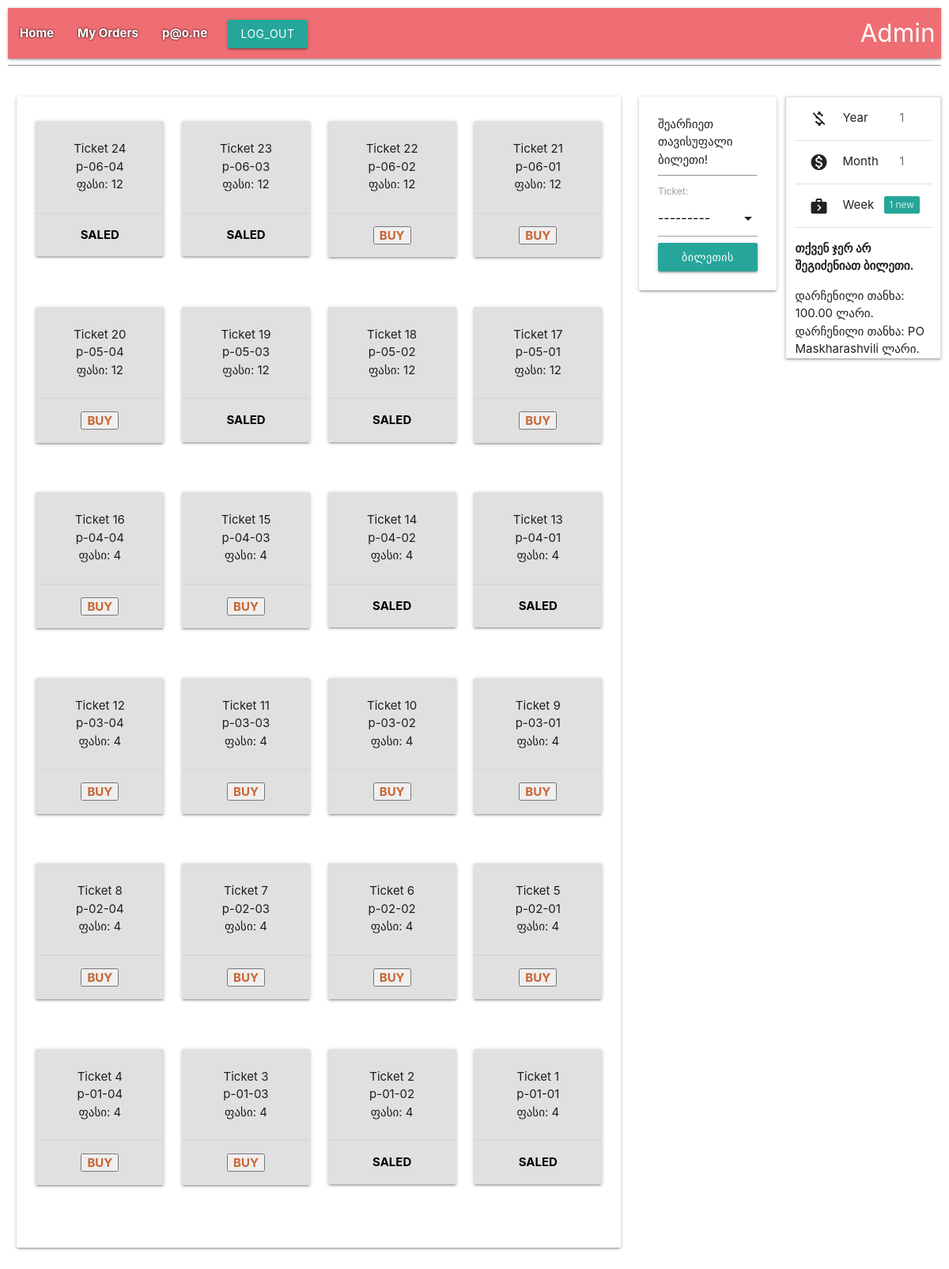
The page /personal/ (signed in) on the database its author committed.
### user/models.py (models this page shows)
class User(AbstractUser):
    username = None
    email = models.EmailField(_('email address'), unique=True)
    salary = models.DecimalField(
        max_digits=8, decimal_places=2,
        verbose_name=_('Salary'), help_text='in Lari)', default=Decimal(100)
    )
    phone_number = models.CharField(max_length=50, verbose_name=_('Phone Number'))
    objects = UserManager()
    USERNAME_FIELD = 'email'
    REQUIRED_FIELDS = []
    def __str__(self):
        return self.get_full_name()
    class Meta:
        verbose_name = _('Employee')
        verbose_name_plural = _('Employees')

### tickets/models.py (models this page shows)
class Ticket(models.Model):
    name = models.CharField(max_length=24, verbose_name='Name')
    start_time = models.DateTimeField(verbose_name='Start time', default=datetime(2021, 2, 3))
    end_time = models.DateTimeField(verbose_name="End time", default=datetime(2021, 2, 4))
    code = models.IntegerField(unique=True)
    price = models.IntegerField(default=12)
    class StatusType(TextChoices):
        FREE = 'Free', _("Free")
        SALED = 'Saled', _("Saled")
    status = models.CharField(max_length=5, choices=StatusType.choices, default=StatusType.FREE)
    def __str__(self):
        return f'{self.name} - {self.status}'
    class Meta:
        verbose_name = _('Ticket')
        verbose_name_plural = _('Tickets')

### tickets/views.py (the view, shortened to what this page needs)
# urls.py: path('personal/', lr(personal), name='personal'),
def personal(request: WSGIRequest) -> HttpResponse:
    order_form = OrderModelForm1()
    q1 = request.POST.get('ticket')
    personal_page: User = get_object_or_404(User.objects.all(), pk=request.user.id)
    last: Order = personal_page.orders.all().order_by('-sale_date')
    if len(last) > 0:
        last = last[0]
    now = timezone.now()
    person_salary_info = personal_page.orders.all().annotate(
        earned_per_order=Sum('t_price')
        ).aggregate(
        earned_money_year=Sum(
            'earned_per_order',
            filter=Q(sale_date__gte=now - timezone.timedelta(days=365))
        ),
        washed_last_year=Count(
            'id',
            filter=Q(sale_date__gte=now - timezone.timedelta(days=365))
        ),
        earned_money_month=Sum(
            'earned_per_order',
            filter=Q(sale_date__gte=now - timezone.timedelta(weeks=4))
        ),
        washed_last_month=Count(
            'id',
            filter=Q(sale_date__gte=now - timezone.timedelta(weeks=4))
        ),
        earned_money_week=Sum(
            'earned_per_order',
            filter=Q(sale_date__gte=now - timezone.timedelta(days=7))
        ),
        washed_last_week=Count(
            'id',
            filter=Q(sale_date__gte=now - timezone.timedelta(days=7))
        ),
    )
    ticket_list = Ticket.objects.all().order_by('-pk')
    return render(request, template_name='tickets/personal.html', context={
        'form': order_form,
        'personal': personal_page,
        'ticket_list': ticket_list,
        'last': last,
        **person_salary_info,
    })

### tickets/forms.py
class OrderModelForm1(forms.ModelForm):
    class Meta:
        widgets = {'sale_date': DateTimeInput()}
        model = Order
        fields = ('ticket',)
    def __init__(self, *args, **kwargs):
        super(OrderModelForm1, self).__init__(*args, **kwargs)
        self.fields['ticket'].queryset = Ticket.objects.filter(status = 'Free')

### templates/tickets/personal.html (shortened to what this page needs)
{% extends 'base.html' %}
{% block content %}
<hr>
<div class="row"></div>
<div class="row">
    <div class="col s12 m8 l8">
        <div class="card">
            <div class="card-content">
                {% for ticket in ticket_list %}
                {% if forloop.counter0|divisibleby:4 %}
                <div class="row">
                    {% endif %}
                    <div class="col s12 m3 l3 center">
                        <div class="row">
                            <div class="col s12">
                                <div class="card" style="background-color: #e0e0e0;">
                                    <div class="card-content">
                                        <p>Ticket {{ ticket.pk }}</p>
                                        <p>{{ ticket.name }}</p>
                                        <p>ფასი: {{ ticket.price }}</p>
                                    </div>
                                    <div class="card-action">
                                        {% if ticket.orders %}
                                            {% if ticket.orders.user == request.user %}
                                            <form action="{% url 'tickets:return_ticket' %}" method="post">
                                                {% csrf_token %}
                                                <input type="hidden" name="return_ticket" value="{{ ticket.pk }}">
                                                <input type="hidden" name="action" value="">
                                                <input type="submit" style="color:rgb(200,100,50); font-weight: bold;" name="return_back" value="RETURN">
                                            </form>
                                            {% else %}
                                                <span style="color: rgb(0,0,0); font-weight: bold;">SALED</span>
                                            {% endif %}
                                        {% else %}
                                            <form action="{% url 'tickets:personal' %}" method="post">
                                                <input type="submit" style="color:rgb(200,100,50); font-weight: bold;" name="buy" value="BUY">
                                            </form>
                                        {% endif %}
                                    </div>
                                </div>
                            </div>
                        </div>
                    </div>
                    {% if forloop.counter|divisibleby:4 or forloop.last %}
                </div>
                {% endif %}
                {% endfor %}
            </div>
        </div>
    </div>
    <div class="col s12 m2">
        <div class="card">
            <div class="card-content">
                <p>შეარჩიეთ თავისუფალი ბილეთი!</p>
                <hr>
                <form action="{% url 'tickets:personal' %}" method="post">
                    {{ form.as_p }}
                    <div style="text-align:center">
                        <button class="btn waves-effect waves-light" type="submit" name="action">
                            ბილეთის შეძენა
                        </button>
                    </div>
                </form>
            </div>
        </div>
    </div>
    <div class="col s12 m2">
        <div class="row">
            <div class="card-content">
                <ul class="col s12 collapsible">
                    <li>
                        <div class="collapsible-header">
                            <i class="material-icons">money_off</i>
                            Year
                            <span class="badge">1</span></div>
                    </li>
                    <li>
                        <div class="collapsible-header">
                            <i class="material-icons">monetization_on</i>
                            Month
                            <span class="badge">1</span></div>
                    </li>
                    <li>
                        <div class="collapsible-header">
                            <i class="material-icons">next_week</i>
                            Week
                            <span class="new badge">1</span>
                        </div>
                    </li>
                    <li>
                        {% if last %}
                        <p>ბოლო შენაძენი ბილეთი:</p>
                        <p>სახელი: {{ last.ticket.name }} </p>
                        <p>თარიღი: {{ last.sale_date }} </p>
                        <p>ფასი: {{ last.t_price }}</p>
                        {% else %}
                        <p><b>თქვენ ჯერ არ შეგიძენიათ ბილეთი.</b></p>
                        {% endif %}
                    </li>
                    <li>
                        დარჩენილი თანხა: {{ personal.salary }} ლარი.
                    </li>
                    <li>
                        დარჩენილი თანხა: {{ request.user }} ლარი.
                    </li>
                </ul>
            </div>
        </div>
    </div>
</div>
{% endblock %}

### templates/partials/header.html (shortened to what this page needs)
<nav style="padding= 20px;">
    <div class="nav-wrapper">
      <ul id="nav-mobile" class="left hide-on-med-and-down">
        <li style="color: rgb(100,30,30); font-weight: bold; text-shadow: 0 0 3px #000000;">
            <a href="{% url 'tickets:index' %}">
                Home
            </a>
        </li>
        {% if user.is_authenticated %}
          <li style="color: rgb(100,30,30); font-weight: bold; text-shadow: 0 0 3px #000000;"><a href="{% url 'tickets:order' %}">My Orders</a></li>
          <li style="color: rgb(100,30,30); font-weight: bold; text-shadow: 0 0 3px #000000;"><a href="{% url 'tickets:personal' %}">{{ user.email }}</a></li>
          <li>
            <form action="{% url 'user:user_logout' %}" method="POST">
                <div class="row">
                    <div class="col s12">
                        <button class="btn waves-effect waves-light" type="submit" name="action">
                            Log_out
                        </button>
                    </div>
                </div>
            </form>
        {% endif %}
          <li><a href="{% url 'admin:index' %}" class="brand-logo right">
              Admin</a></li>
      </ul>
    </div>
</nav>

### rows shown on the page
User: email "p@o.ne", salary "100.00", user "PO Maskharashvili"
Ticket: pk "24", name "p-06-04", price "12", shows "SALED"
Ticket: pk "23", name "p-06-03", price "12", shows "SALED"
Ticket: pk "22", name "p-06-02", price "12"
Ticket: pk "21", name "p-06-01", price "12"
Ticket: pk "20", name "p-05-04", price "12"
Ticket: pk "19", name "p-05-03", price "12", shows "SALED"
Ticket: pk "18", name "p-05-02", price "12", shows "SALED"
Ticket: pk "17", name "p-05-01", price "12"
Ticket: pk "16", name "p-04-04", price "4"
Ticket: pk "15", name "p-04-03", price "4"
Ticket: pk "14", name "p-04-02", price "4", shows "SALED"
Ticket: pk "13", name "p-04-01", price "4", shows "SALED"
Ticket: pk "12", name "p-03-04", price "4"
Ticket: pk "11", name "p-03-03", price "4"
Ticket: pk "10", name "p-03-02", price "4"
Ticket: pk "9", name "p-03-01", price "4"
Ticket: pk "8", name "p-02-04", price "4"
Ticket: pk "7", name "p-02-03", price "4"
Ticket: pk "6", name "p-02-02", price "4"
Ticket: pk "5", name "p-02-01", price "4"
Ticket: pk "4", name "p-01-04", price "4"
Ticket: pk "3", name "p-01-03", price "4", as_p "Ticket:"
Ticket: pk "2", name "p-01-02", price "4", shows "SALED"
Ticket: pk "1", name "p-01-01", price "4", shows "SALED"
